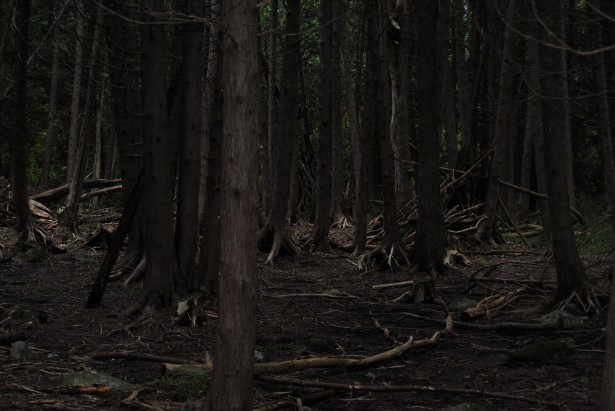
#> input picture opencv_matrix_oper/forest.jpg, 615 x 411 px
$ python min_max.py
#> lines starting #> are read from the running program, lines starting #| are printed output that depends on the picture
import cv2
import numpy as np

data = [1, 400, 320, 8, 0,
        21, 23, 57, 20, 11,
        30, 39, 84, 72, 12] # 1D 리스트
a = np.reshape(data, (3, 5)) # 1D 리스트 -> 3x5 행렬
b = np.full((3, 5), 20)  # 원소값이 20인 3x5 행렬

min_a = cv2.min(a, 50) # 스칼라와 비교해서 최솟값 넣기
max_a = cv2.max(a, b)  # a와 b 비교해서 최댓값 넣기
print('min_a:\n', min_a)
print('max_a:\n', max_a)
print()

print('a:\n', a)
min_val, max_val, min_loc, max_loc = cv2.minMaxLoc(a)
print(f'최솟값: {min_val}-{min_loc}\n최댓값: {max_val}-{max_loc}')

img = cv2.imread('forest.jpg', cv2.IMREAD_GRAYSCALE)
#> img: shape (411, 615); min 0, max 164, mean 22.8
if img is None: raise Exception('영상파일 읽기 에러')

min_val, max_val, _, _ = cv2.minMaxLoc(img) # 영상에서 최솟값 최댓값만 가져옴
#> min_val = 0; max_val = 164
print(f'원본이미지 최솟값={min_val}, 최댓갑={max_val}')
#| 원본이미지 최솟값=0.0, 최댓갑=164.0

ratio = 255 / (max_val - min_val) # min-max하고 최대 밝기인 255로 나눔
#> ratio = 1.55
output = np.round((img - min_val) * ratio).astype('uint8')
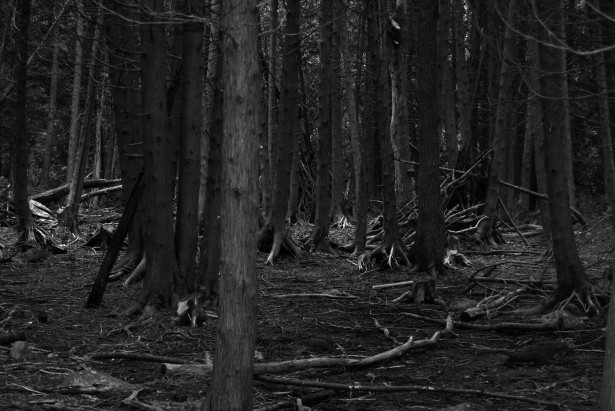
#> output: shape (411, 615); min 0, max 255, mean 35.5
 # 영상 픽셀에 픽셀 최솟값을 빼고 ratio를 곱함 -> 영상 픽셀 최솟값이 0에서 최댓값 255가 됨
min_val, max_val, _, _ = cv2.minMaxLoc(output) # output 영상에서 최솟값 최댓값만 가져옴
#> max_val = 255
print(f'보정이미지 최솟값={min_val}, 최댓갑={max_val}')
#| 보정이미지 최솟값=0.0, 최댓갑=255.0

cv2.imshow('origin', img)
cv2.imshow('output', output)
cv2.waitKey(0)
